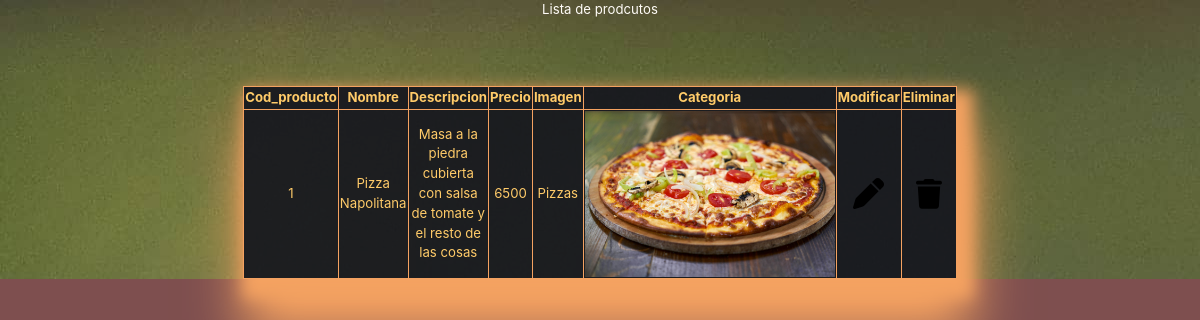
Before: /vista_admin/ with the older database file.
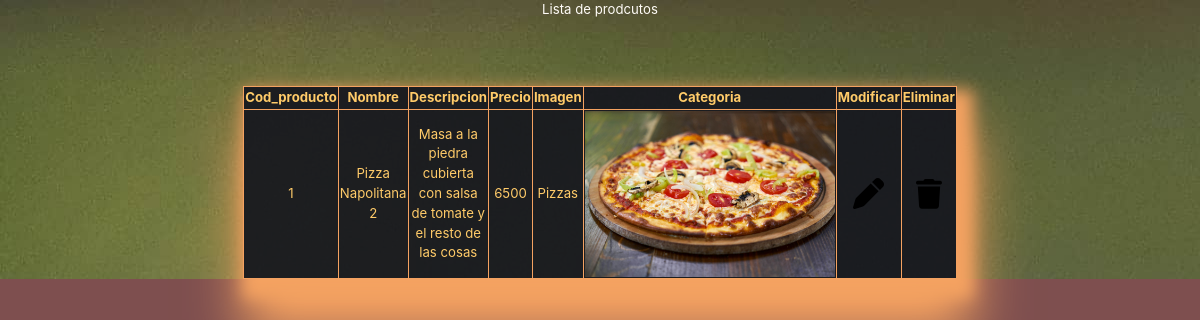
After: the same page with the newer database file.
### restaurant/models.py (models this page shows, shortened)
class Producto(models.Model):
    cod_prod= models.IntegerField( primary_key=True, verbose_name='id producto')
    nombre=models.CharField(max_length=25,verbose_name='Nombre Produtcto')
    desc= models.CharField(max_length=144, verbose_name="Descripcion")
    precio= models.IntegerField(verbose_name='precio')
    img=models.ImageField(upload_to = 'restaurant/static/restaurant/img/',verbose_name='Imagen')
    categoria=models.ForeignKey(Comida,null=True,on_delete=models.CASCADE)

class Comida(models.Model):
    idComida = models.IntegerField(primary_key=True, verbose_name='ID Producto')
    tipoProducto = models.CharField(max_length=20, verbose_name='Tipo de Producto')
    def __str__(self):
        return self.tipoProducto

### restaurant/views.py (the view)
# urls.py: path('vista_admin/',vista_admin,name='vista_admin'),
def vista_admin(request):
    productos = Producto.objects.all()
    datos ={
        'productos':productos
    }
    return render(request, "restaurant/vista_admin.html",datos)

### restaurant/templates/restaurant/vista_admin.html (shortened to what this page needs)
{% load static%}
<!DOCTYPE html>
<html lang="en">
<head>
    <link rel="stylesheet" href="https://cdn.jsdelivr.net/npm/bootstrap@4.3.1/dist/css/bootstrap.min.css">
    <link rel="stylesheet" href="https://use.fontawesome.com/c6fde4fad8.css">
    <link rel="stylesheet" type="text/css" href="{%static 'restaurant/css/estilo.css'%}">
</head>
<body>
    <div class="fondolista">
        <table border="1" class="fondotablaagregar">Lista de prodcutos
            <tr>
                <th>Cod_producto</th>
                <th>Nombre</th>
                <th>Descripcion</th>
                <th>Precio</th>
                <th>Imagen</th>
                <th>Categoria</th>
                <th scope="col">Modificar</th>
                <th scope="col">Eliminar</th>
                {% for prod in productos%}
                <tr>
                    <td>{{prod.cod_prod}}</td>
                    <td>
                        {{prod.nombre}}
                    </td>
                    <td>
                        {{prod.desc}}
                    </td>
                    <td>
                        {{prod.precio}}
                    </td>
                    <td>
                        {{prod.categoria}}
                    </td>
                    <td>
                        <img src="{{prod.img.url}}" alt="Foto" width="250">
                    </td>
                    <td>
                        <a href="{% url 'form_mod_producto' prod.cod_prod %}"></a>
                    </td>
                    <td>
                        <a href="{% url 'form_del_producto' prod.cod_prod %}"></a>
                    </td>
                </tr>
                {%endfor%}
            </tr>
        </table>
    </div>
</body>
</html>

Changed rows visible on the page:
changed Producto "Masa a la piedra cubierta con salsa de tomate y el resto de las cosas": nombre "Pizza Napolitana" → "Pizza Napolitana 2"
